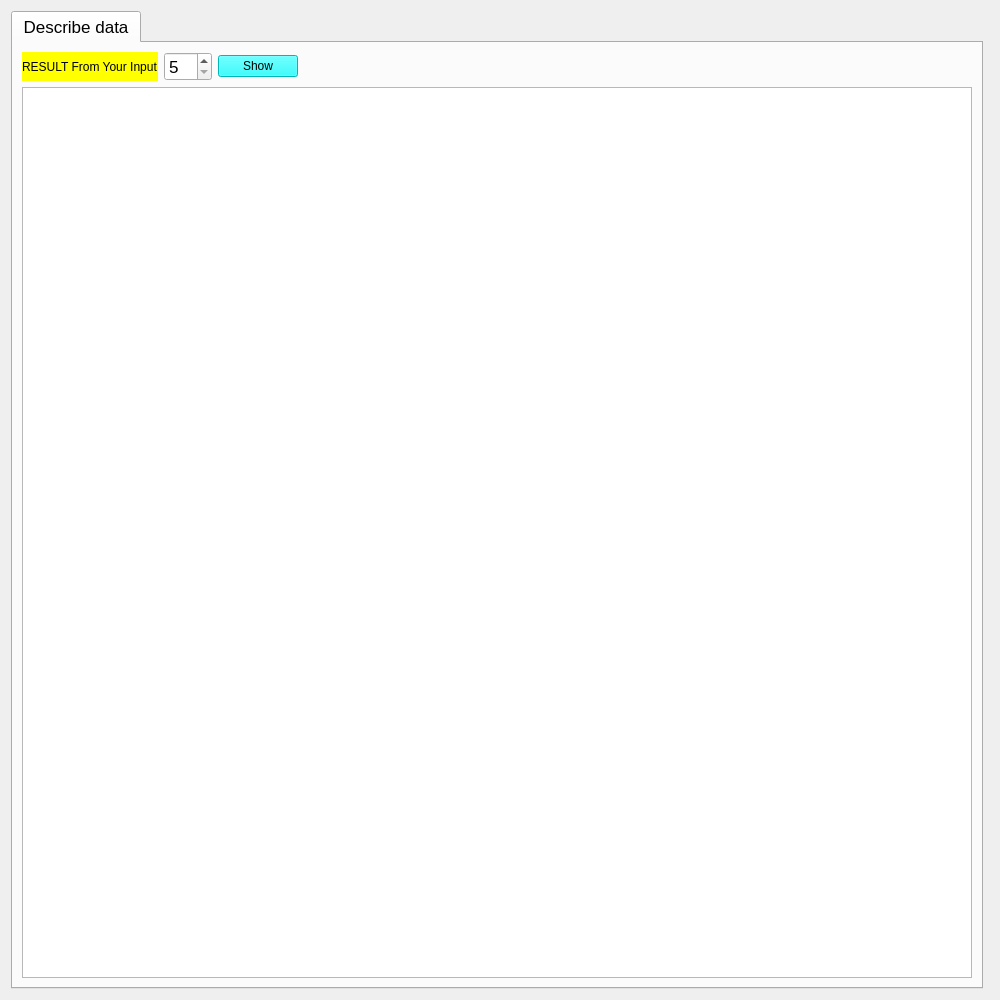
<?xml version="1.0" encoding="UTF-8"?>
<ui version="4.0">
 <class>From</class>
 <widget class="QWidget" name="From">
  <property name="geometry">
   <rect>
    <x>0</x>
    <y>0</y>
    <width>1000</width>
    <height>1000</height>
   </rect>
  </property>
  <property name="minimumSize">
   <size>
    <width>500</width>
    <height>500</height>
   </size>
  </property>
  <property name="windowTitle">
   <string>Form</string>
  </property>
  <property name="styleSheet">
   <string notr="true"/>
  </property>
  <layout class="QHBoxLayout" name="horizontalLayout">
   <item>
    <layout class="QGridLayout" name="gridLayout">
     <item row="0" column="1">
      <widget class="Line" name="line">
       <property name="orientation">
        <enum>Qt::Horizontal</enum>
       </property>
      </widget>
     </item>
     <item row="0" column="0">
      <widget class="QTabWidget" name="tabWidget">
       <property name="font">
        <font>
         <pointsize>13</pointsize>
        </font>
       </property>
       <property name="currentIndex">
        <number>0</number>
       </property>
       <widget class="QWidget" name="tab">
        <attribute name="title">
         <string>Describe data</string>
        </attribute>
        <layout class="QGridLayout" name="gridLayout_2">
         <item row="0" column="0" colspan="2">
          <widget class="QLabel" name="txt_display">
           <property name="styleSheet">
            <string notr="true">background-color: rgb(255, 255, 0);</string>
           </property>
           <property name="text">
            <string>RESULT From Your Input</string>
           </property>
          </widget>
         </item>
         <item row="0" column="5">
          <spacer name="horizontalSpacer_2">
           <property name="orientation">
            <enum>Qt::Horizontal</enum>
           </property>
           <property name="sizeHint" stdset="0">
            <size>
             <width>40</width>
             <height>20</height>
            </size>
           </property>
          </spacer>
         </item>
         <item row="0" column="2">
          <widget class="QSpinBox" name="spinBox">
           <property name="cursor">
            <cursorShape>ArrowCursor</cursorShape>
           </property>
           <property name="mouseTracking">
            <bool>false</bool>
           </property>
           <property name="minimum">
            <number>5</number>
           </property>
           <property name="maximum">
            <number>50</number>
           </property>
          </widget>
         </item>
         <item row="1" column="0" colspan="6">
          <widget class="QTableWidget" name="tableWidget">
           <property name="styleSheet">
            <string notr="true"/>
           </property>
           <property name="sizeAdjustPolicy">
            <enum>QAbstractScrollArea::AdjustToContentsOnFirstShow</enum>
           </property>
          </widget>
         </item>
         <item row="0" column="3">
          <widget class="QPushButton" name="BtnDescribe">
           <property name="font">
            <font>
             <pointsize>9</pointsize>
            </font>
           </property>
           <property name="styleSheet">
            <string notr="true">background-color: rgb(0, 255, 255);</string>
           </property>
           <property name="text">
            <string>Show</string>
           </property>
          </widget>
         </item>
        </layout>
       </widget>
      </widget>
     </item>
    </layout>
   </item>
  </layout>
 </widget>
 <resources/>
 <connections/>
</ui>
